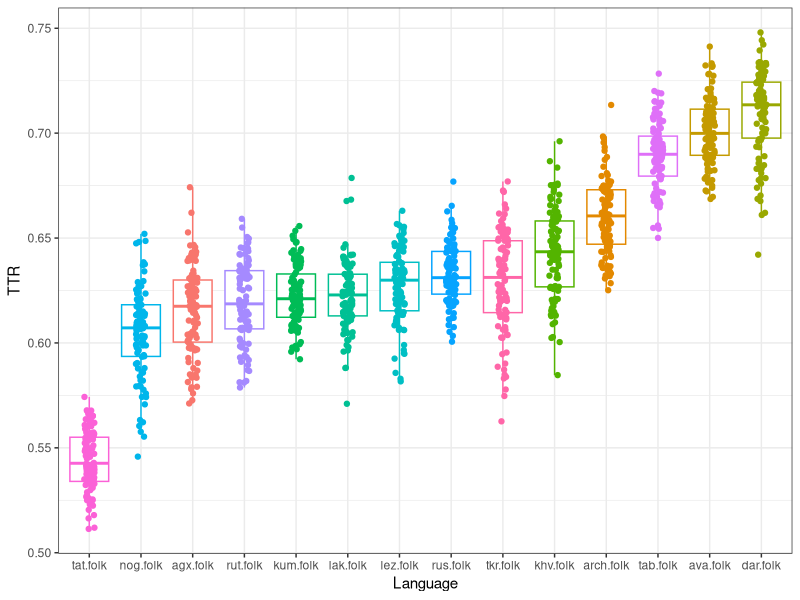
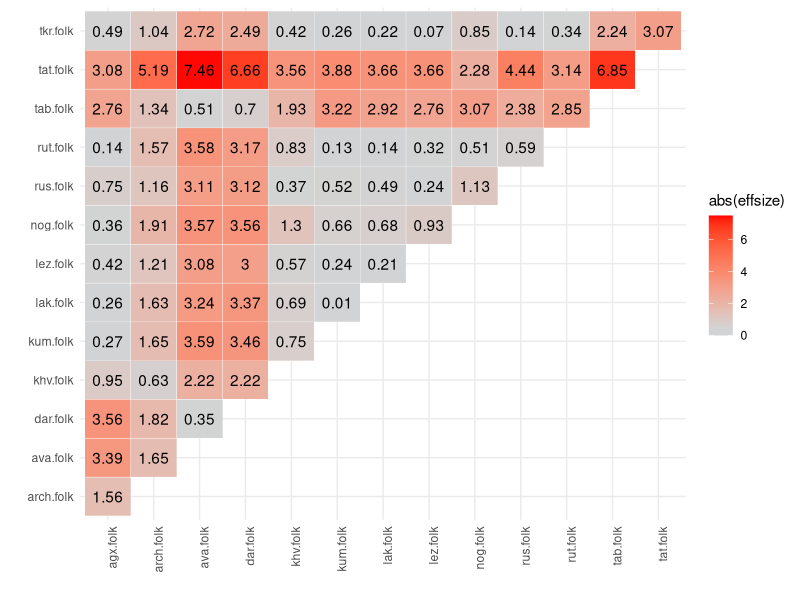
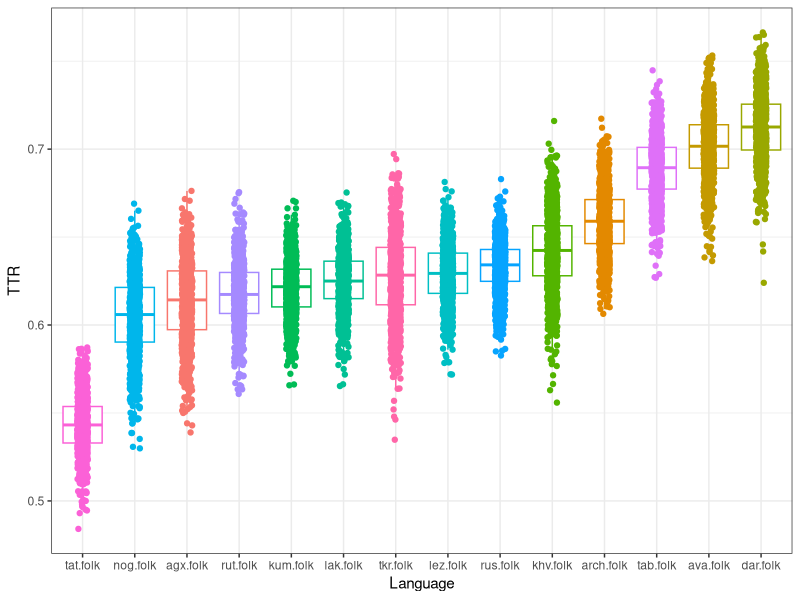
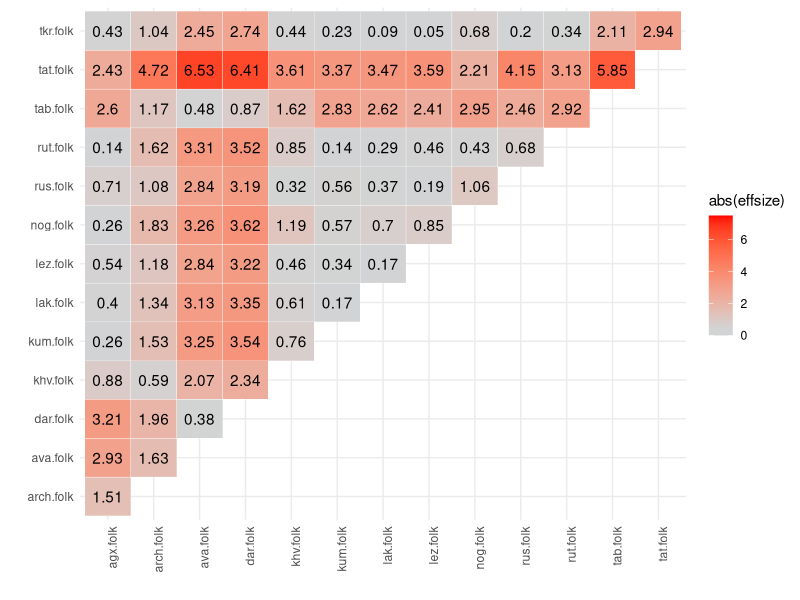
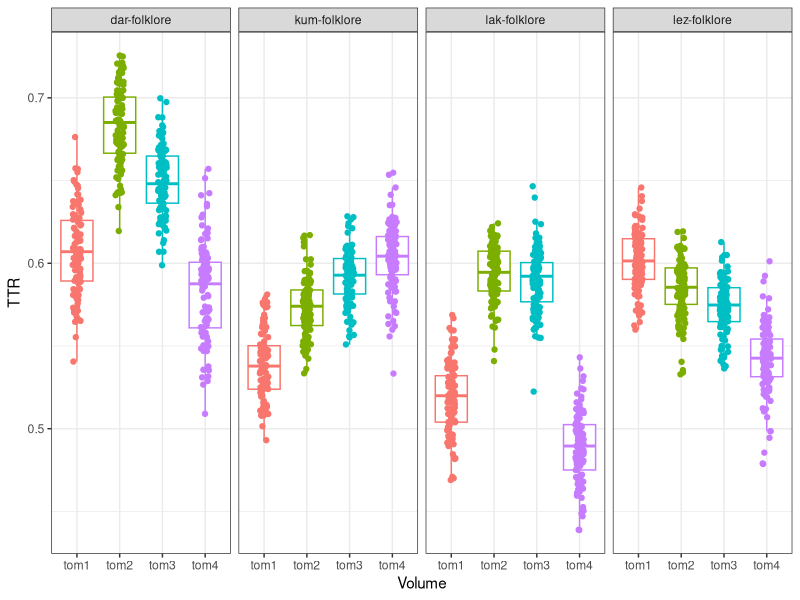

Generate these figures, in order, with R:
## ---- chunk 1
library("tidyverse")
## ---- chunk 2
df1 <- read.csv("TTR_100_datapoints_per_language.txt",
                header = TRUE, sep = ",")
df1_long <- gather(df1)
head(df1_long)
## ---- chunk 3
library("ggpubr")
## ---- chunk 4
df1_long  %>%
  ggplot(aes(reorder(key, value, FUN = median), value, color = key))+
  geom_boxplot(outlier.shape = NA)+
  geom_jitter(width = 0.1)+
  labs(x = "Language",
       y = "TTR")+
  theme_bw()+
  theme(legend.position = "none")
## ---- chunk 5
p.values <- pairwise.t.test(df1_long$value, df1_long$key, 
                     paired = T, p.adjust.method = "holm") 
p.values
## ---- chunk 6
library("rstatix")
## ---- chunk 7
effect.sizes <- cohens_d(df1_long, value ~ key, paired = T)
print(effect.sizes)
## ---- chunk 8
effect.sizes.plot <- ggplot(as.data.frame(effect.sizes), aes(group1, group2)) +
  geom_tile(aes(fill = abs(effsize)), color = "white") +
  scale_fill_gradient2(low = "light blue", mid = "light grey", high = "red", 
                       midpoint = 0.5, limit = c(0, 7.5)) +
  geom_text(aes(label = round(abs(effsize), 2))) +
  labs(x = "", y = "") +
  theme_minimal() +
  theme(axis.text.x = element_text(angle = 90, hjust = 1))
effect.sizes.plot
## ---- chunk 9
df2 <- read.csv("TTR_1000_datapoints_per_language.txt",
                header = TRUE, sep = ",")
df2_long <- gather(df2)
head(df2_long)
## ---- chunk 10
df2_long  %>%
  ggplot(aes(reorder(key, value, FUN = median), value, color = key))+
  geom_boxplot(outlier.shape = NA)+
  geom_jitter(width = 0.1)+
  labs(x = "Language",
       y = "TTR")+
  theme_bw()+
  theme(legend.position = "none")
## ---- chunk 11
p.values <- pairwise.t.test(df2_long$value, df2_long$key, 
                     paired = T, p.adjust.method = "holm") 
p.values
## ---- chunk 12
effect.sizes <- cohens_d(df2_long, value ~ key, paired = T)
head(effect.sizes)
## ---- chunk 13
effect.sizes.plot <- ggplot(as.data.frame(effect.sizes), aes(group1, group2)) +
  geom_tile(aes(fill = abs(effsize)), color = "white") +
  scale_fill_gradient2(low = "light blue", mid = "light grey", high = "red", 
                       midpoint = 0.5, limit = c(0, 7.5)) +
  geom_text(aes(label = round(abs(effsize), 2))) +
  labs(x = "", y = "") +
  theme_minimal() +
  theme(axis.text.x = element_text(angle = 90, hjust = 1))
effect.sizes.plot
## ---- chunk 14
df3 <- read.csv("volume_comparison_100_datapoints_per_volume.txt",
                header = TRUE, sep = ",")
head(df3)
## ---- chunk 15
df3  %>%
  ggplot(aes(Volume, TTR, color = Volume))+
  geom_boxplot(outlier.shape = NA)+
  geom_jitter(width = 0.1)+
  labs(x = "Volume",
       y = "TTR")+
  theme_bw()+
  theme(legend.position = "none")+
  facet_grid(cols = vars(Language))
## ---- chunk 16
p.values <-   pairwise.t.test(filter(df3, Language == "dar-folklore")$TTR,
                              filter(df3, Language == "dar-folklore")$Volume,
                              paired = T, p.adjust.method = "holm")
p.values
## ---- chunk 17
p.values <-   pairwise.t.test(filter(df3, Language == "kum-folklore")$TTR,
                              filter(df3, Language == "kum-folklore")$Volume,
                              paired = T, p.adjust.method = "holm")
p.values
## ---- chunk 18
p.values <-   pairwise.t.test(filter(df3, Language == "lak-folklore")$TTR,
                              filter(df3, Language == "lak-folklore")$Volume,
                              paired = T, p.adjust.method = "holm")
p.values
## ---- chunk 19
p.values <-   pairwise.t.test(filter(df3, Language == "lez-folklore")$TTR,
                              filter(df3, Language == "lak-folklore")$Volume,
                              paired = T, p.adjust.method = "holm")
p.values
